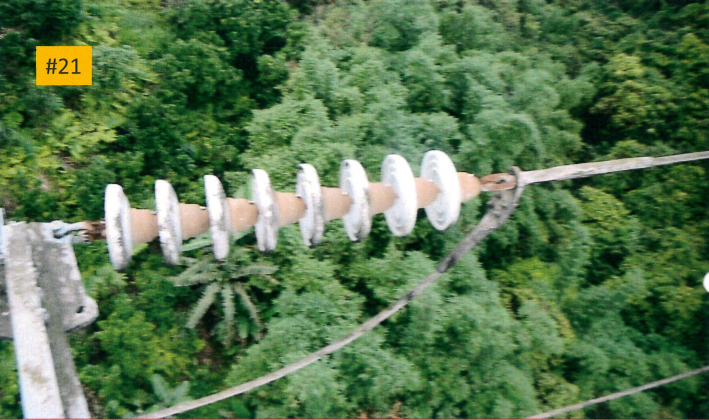
#> input picture image/63.PNG, 709 x 420 px, found by its file name
$ python funtion_type.py
#> lines starting #> are read from the running program, lines starting #| are printed output that depends on the picture; after the words box and inside, x2 and y2 are one past the last pixel; in counts of white or black regions, pixels touching at a corner belong together; long printed decimals are rounded
import cv2
import numpy as np
import os
import matplotlib.pyplot as plt
from PIL import Image
from PIL import ImageEnhance

def single_np(arr, target):
    arr = np.array(arr)
    mask = (arr == target)
    arr_new = arr[mask]
    return arr_new.size # 計算單個元素出現次數

def detec_color(boundaries,img_hsv):
    for (lower, upper) in boundaries:
        lower = np.array(lower, dtype = "uint8")
        upper = np.array(upper, dtype = "uint8")
        mask = cv2.inRange(img_hsv, lower, upper) #Finding all of the points in range
        output = cv2.copyTo(img_hsv,mask = mask)
        output = cv2.cvtColor(output, cv2.COLOR_HSV2BGR)
    pixal_part = single_np(mask,255)
    return output, pixal_part

def rust_identification (input_img ,output_img = 'no need'):
    '''
    input_img : The filename of the input image
    output_img : The filename of the output image, and it is optional!!
    First value of return : total pixel of rusty part
    Second value of return : total pixel of towel part
    Thrid value of return : the percentage of rusty
    left image : The original image with enhancement
    middle image : The image include the part of tower(eliminate the part of green and blue)
    right image : The image include the part of rust(find the part of red and purple)
    '''
#> called with input_img = 'D:/Users\\eric\\Desktop\\data/image/63.png', output_img = 'D:/Users\\eric\\Desktop/45.png'
    if not os.path.isfile(input_img):
        print ("Fail to open ",end= ' ')
        print (input_img)
        return None,None,None

    img = cv2.imread(input_img, 1) #Read the image as img
#> img is the input picture: shape (420, 709, 3); mean B, G, R 79.4, 119, 88.4

    image = Image.fromarray(cv2.cvtColor(img,cv2.COLOR_BGR2RGB)) #Transform to RGB, the structure of PIT
    enh_col = ImageEnhance.Color(image) #Color enhencement
    color = 2.0
    image_colored1 = enh_col.enhance(color)
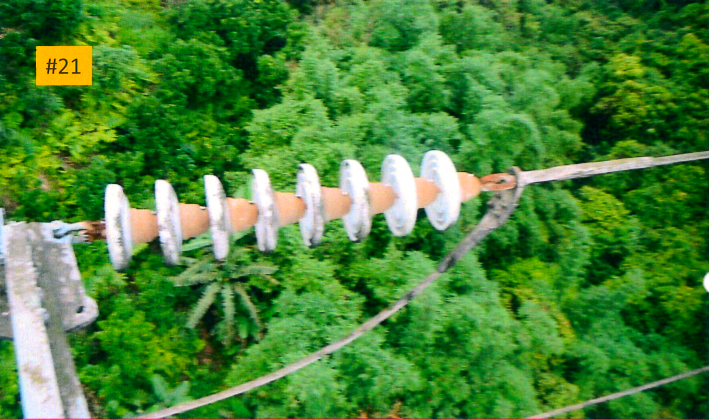
#> image_colored1: PIL image 709x420 RGB; mean R, G, B 73.1, 132.7, 55.4
    img = cv2.cvtColor(np.asarray(image_colored1),cv2.COLOR_RGB2BGR) #Transform back to BGR, the structure of open CV
    img_hsv = cv2.cvtColor(img, cv2.COLOR_BGR2HSV) #Create a HSV one
#> img_hsv: shape (420, 709, 3); mean H, S, V 57.4, 180.3, 135.8

    #Set different boundaries for different shades of rust
    boundaries1 = [([35, 43, 46],[77, 255, 255])]#green
    boundaries2 = [([0, 43, 46],[10, 255, 255])]#red 1
    boundaries3 = [([100, 43, 46],[124, 255, 255])]#blue
    boundaries4 = [([78, 43, 46],[99, 255, 255])]#cyan-blue
    boundaries5 = [([125, 43, 46],[180, 255, 255])]#red 2
    pixal_tower = 0 #Calculating total pixal of tower
    #Detect each color
    green_part,dummy = detec_color(boundaries1,img_hsv) #detec all range green
#> the loop in detec_color, `for (lower, upper) in boundaries:` made 1 pass
#> pass 1, in detec_color, `mask = cv2.inRange(img_hsv, lower, upper)`:
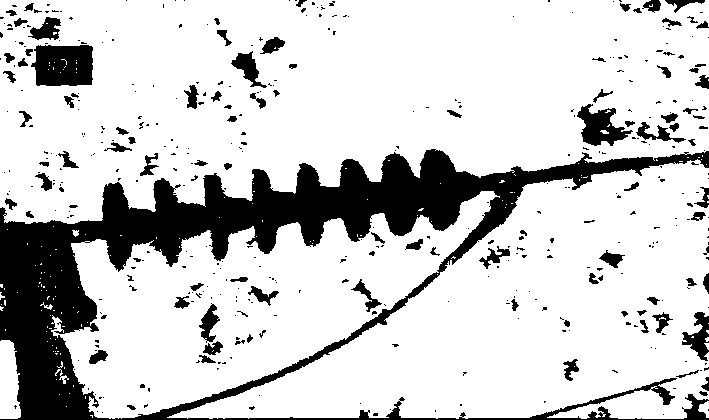
#> mask: shape (420, 709); 80.1% white; 429 black regions (327 under 20 px), largest, box (x1, y1, x2, y2) and area: (0, 149, 709, 420) 45084, (31, 45, 93, 86) 2240, (577, 104, 633, 146) 1194
#> pass 1, in detec_color, `output = cv2.cvtColor(output, cv2.COLOR_HSV2BGR)`:
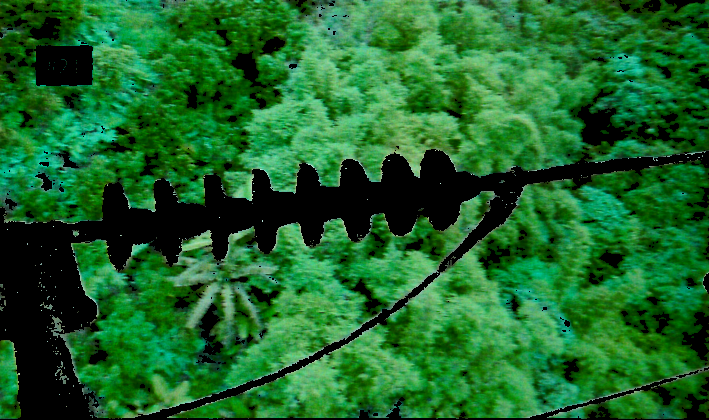
#> output: shape (420, 709, 3); mean R, G, B 27.5, 101.7, 41.1
#> in detec_color, `pixal_part = single_np(mask,255)`: pixal_part = 238668
#> dummy = 238668
    blue_part,dummy = detec_color(boundaries3,img_hsv) #detec all range blue
#> in single_np (call 2), `mask = (arr == target)`: mask: shape (420, 709) bool; 0.38% white in thin lines or dots, all inside (x1, y1, x2, y2) = (0, 49, 641, 419)
#> dummy = 1136
    cyan_blue_part,dummy = detec_color(boundaries4,img_hsv) #detec all range cyan-blue
#> in single_np (call 3), `mask = (arr == target)`: mask: shape (420, 709) bool; 0.49% white in thin lines or dots
#> dummy = 1449
    red1_part,pixal_red_1 = detec_color(boundaries2,img_hsv) #detec all range red 1
#> in single_np (call 4), `mask = (arr == target)`: mask: shape (420, 709) bool; 0.88% white in thin lines or dots, all inside (x1, y1, x2, y2) = (0, 66, 706, 420)
#> pixal_red_1 = 2621
    red2_part,pixal_red_2 = detec_color(boundaries5,img_hsv) #detec all range red 2
#> the loop in detec_color (call 5), `for (lower, upper) in boundaries:` made 1 pass
#> pass 1, in detec_color (call 5), `mask = cv2.inRange(img_hsv, lower, upper)`:
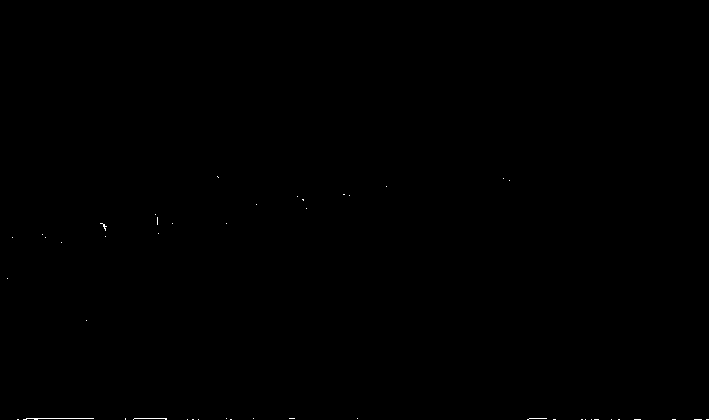
#> mask: shape (420, 709); 0.08% white in thin lines or dots, all inside (x1, y1, x2, y2) = (7, 176, 709, 420)
#> in detec_color (call 5), `pixal_part = single_np(mask,255)`: pixal_part = 237
#> pixal_red_2 = 237

    red_part = red1_part + red2_part #The rusty part
    pixal_red = pixal_red_1 + pixal_red_2 #calculate the total pixal of rust part
#> pixal_red = 2858

    temp = cv2.subtract(img,green_part) #Subtract the green part
    temp = cv2.subtract(temp,blue_part) #Subtract the blue part
    result1 = cv2.subtract(temp,cyan_blue_part) #Subtract the Syan-blue part

    dst1 = cv2.bilateralFilter(result1, 30,200,200)#模糊
    kernel = np.array([[0, -1, 0], [-1, 5, -1], [0, -1, 0]], np.float32)
    dst = cv2.filter2D(dst1, -1, kernel=kernel)#銳化

    imgray = cv2.cvtColor(dst, cv2.COLOR_BGR2GRAY) #灰階
    ret, thresh = cv2.threshold(imgray, 127, 255, 0) #Determine the threshold
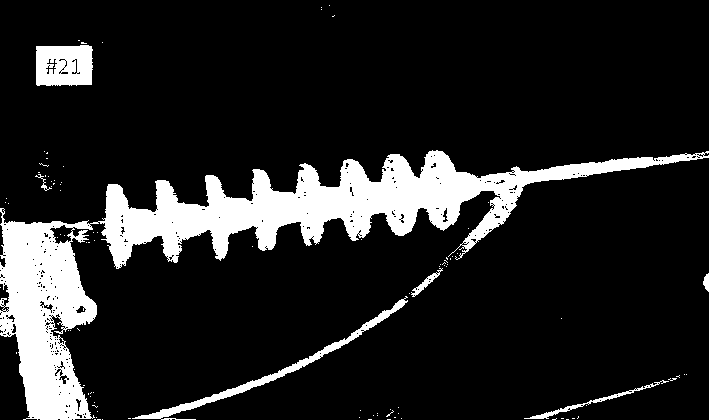
#> thresh: shape (420, 709); 13.9% white; 99 white regions (92 under 20 px)
    contours, hierarchy = cv2.findContours(thresh, cv2.RETR_EXTERNAL, cv2.CHAIN_APPROX_SIMPLE) #Set the initial condition of contours detecting
#> contours = 96 contours, 89 with area under 20; largest, box (x1, y1, x2, y2) and area: (0, 150, 709, 420) 36014, (36, 45, 93, 86) 2122, (132, 296, 408, 420) 1619, (524, 380, 669, 419) 308, (411, 268, 443, 297) 164, (703, 273, 709, 292) 58, (35, 174, 52, 191) 21

    for cnt in contours:
        area = cv2.contourArea(cnt) #Finding the area in the contour
        cv2.drawContours(dst,[cnt],0,(0,255,0),1) #Draw the contour
        pixal_tower+=area #The total pixal of tower
#> this loop made 96 passes
#> (area, pixal_tower) on passes 33, 44, 47, 48: (308.5, 311), (1619, 1933), (58.5, 1991.5), (163.5, 2155)
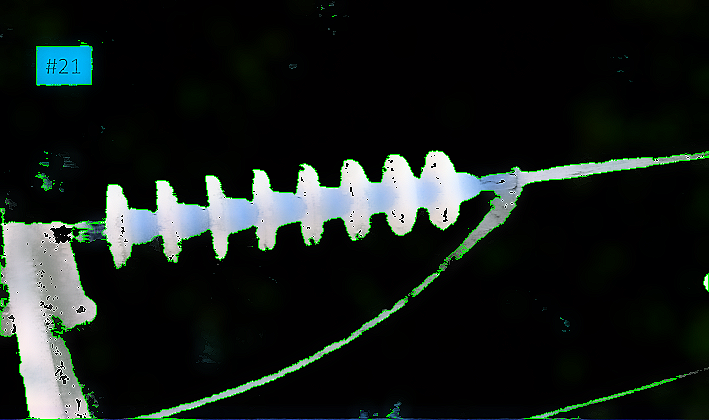
#> dst: shape (420, 709, 3); mean R, G, B 24.6, 31.1, 28.4
#> after the loop, pixal_tower = 40317

    percentage = pixal_red/pixal_tower
#> percentage = 0.0709
    result2 = cv2.addWeighted(img, 0.1, red_part, 0.9, 0)  #融合圖片
    result = np.concatenate([img, dst, result2], axis=1) #拚接
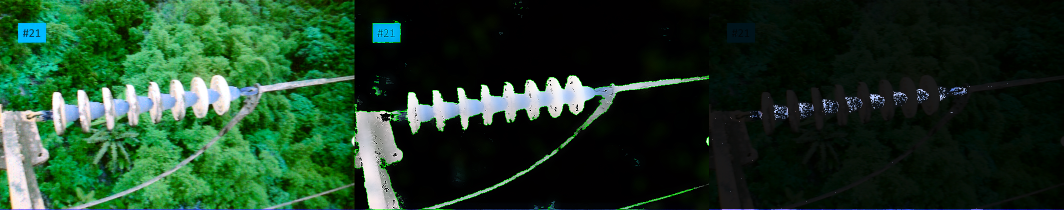
#> result: shape (420, 2127, 3) (shown at 1/2 size); mean R, G, B 28.9, 59.4, 36.9

    #將拼接好的檔案丟到分類好的路徑資料夾下, optional
    if (output_img != 'no need') :
        try:
            cv2.imwrite(output_img,result)
        except:
            print ('Fail to output image to', end =' ')
            print (output_img)
    return pixal_red,pixal_tower,percentage


x,y,z = rust_identification ('D:/Users\eric\Desktop\data/image/63.png','D:/Users\eric\Desktop/45.png')
#> x = 2858; y = 40317; z = 0.0709
print (x)
#| 2858
print (y)
#| 40317.0
print (z)
#| 0.07089

$ run again, with 03.PNG copied over image/63.PNG
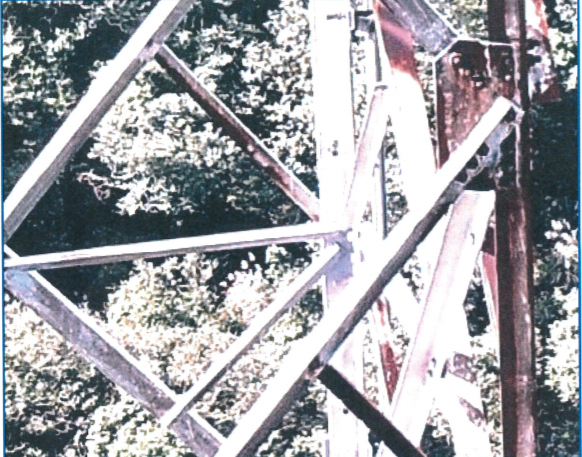
#> input picture 03.PNG, 582 x 457 px, found by its file name
#> in rust_identification, img is the input picture: shape (457, 582, 3); mean B, G, R 166.2, 161.3, 160
#> img_hsv: shape (457, 582, 3); mean H, S, V 85.8, 56.2, 177
#> arr_new = 2137 values from 255 to 255
#> pixal_part = 2137
#> in rust_identification, `blue_part,dummy = detec_color(boundaries3,img_hsv)`: dummy = 48730
#> in rust_identification, `cyan_blue_part,dummy = detec_color(boundaries4,img_hsv)`: dummy = 38228
#> pixal_red_1 = 2369
#> pixal_red_2 = 33863
#> pixal_red = 36232
#> thresh: shape (457, 582); 57.9% white; 1280 black regions (1169 under 20 px)
#> contours = 565 contours, 519 with area under 20; largest, box (x1, y1, x2, y2) and area: (4, 0, 525, 457) 155676, (534, 271, 579, 403) 2610, (521, 0, 577, 100) 2262, (4, 60, 48, 104) 719, (546, 220, 578, 268) 652
#> the loop in rust_identification, `for cnt in contours:` made 565 passes
#> (area, pixal_tower) on passes 20, 26, 27: (61, 89), (28, 120), (143, 263)
#> after the loop in rust_identification, `for cnt in contours:`:
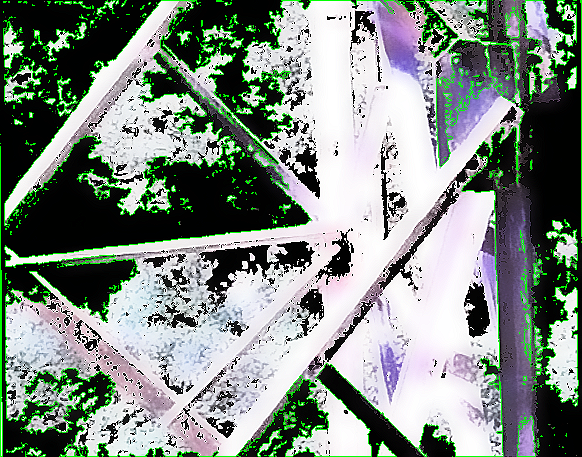
#> dst: shape (457, 582, 3); mean R, G, B 128.5, 139.8, 131.7
#> after the loop in rust_identification, `for cnt in contours:`: pixal_tower = 166901
#> percentage = 0.217
#> in rust_identification, `result = np.concatenate([img, dst, result2], axis=1)`:
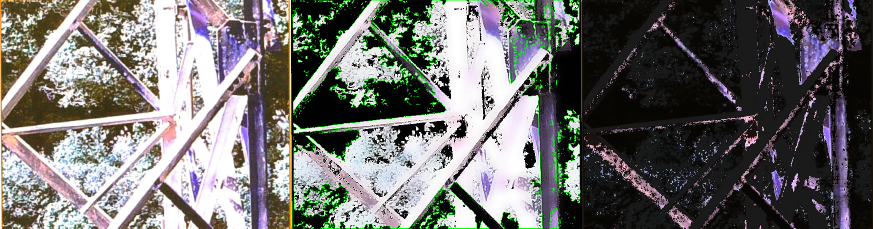
#> result: shape (457, 1746, 3) (shown at 1/2 size); mean R, G, B 111.4, 110.5, 108.6
#> x = 36232; y = 166901; z = 0.217
#| 36232
#| 166901.0
#| 0.2171
